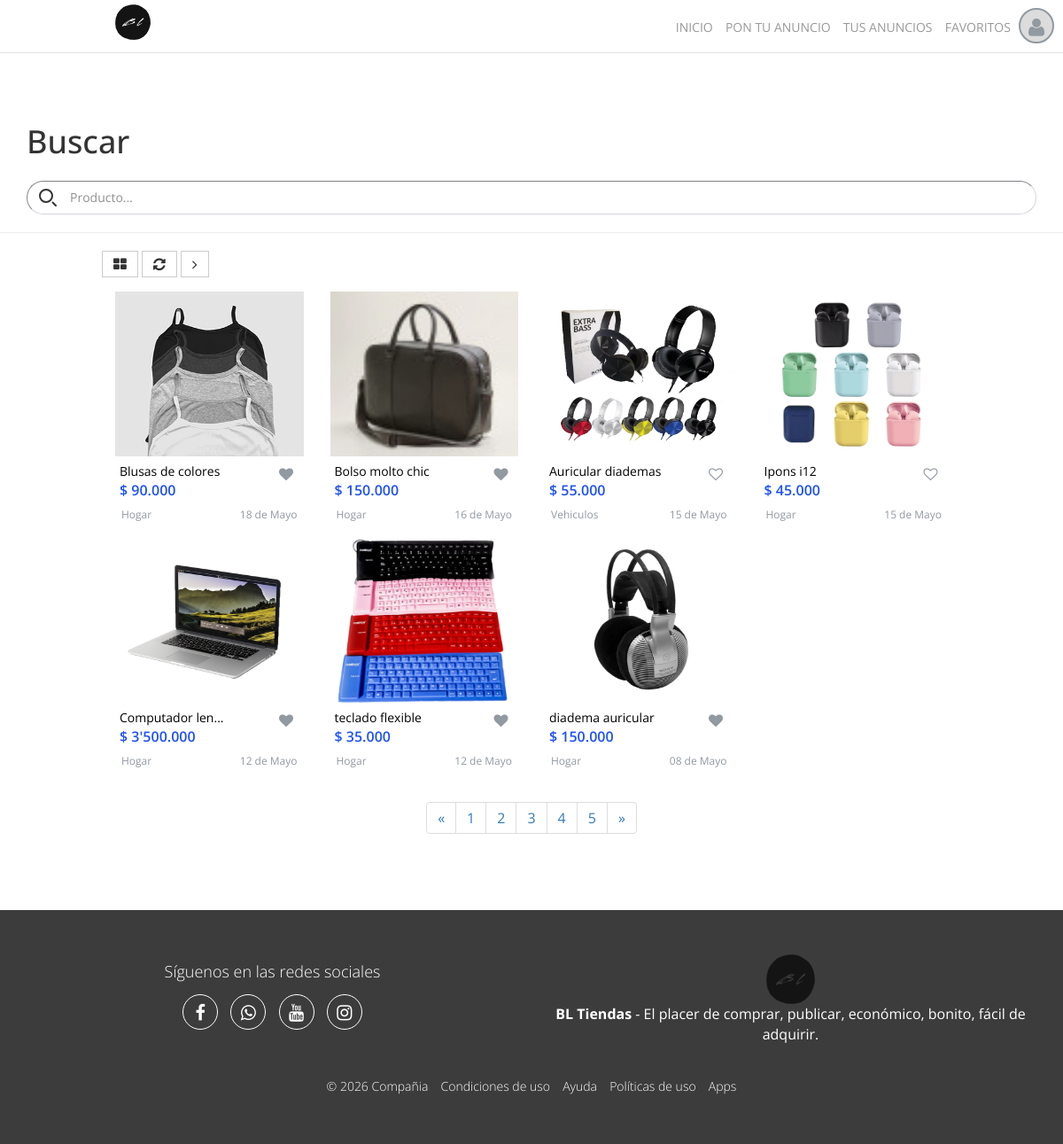
Screenshot of /vistasnew/index.php (signed in) with the database file from the repository.
### tables this page shows
CREATE TABLE `posts` (
  `post_id` varchar(255) NOT NULL COMMENT 'id unico generado internamente con uuid antes de realizar el registro',
  `post_titulo` varchar(255) NOT NULL COMMENT 'Titulo del post',
  `post_descripcion` varchar(255) NOT NULL COMMENT 'descripcion del post',
  `post_precio` int(255) NOT NULL COMMENT 'precio sin caracteres especiles',
  `post_contacto` int(255) NOT NULL COMMENT 'numero de contacto',
  `post_categoria` varchar(255) NOT NULL COMMENT 'categoria de la publicacion',
  `post_ciudad` varchar(255) NOT NULL COMMENT 'ciudad del post',
  `post_ruta_imagen` varchar(255) NOT NULL COMMENT 'ruta de la imagen data por un uniqid uuid generado internamente antes de guardar el registro',
  `post_ruta_imagen2` varchar(255) DEFAULT NULL COMMENT '	ruta de la imagen data por un uniqid uuid generado internamente antes de guardar el registro',
  `post_ruta_imagen3` varchar(255) DEFAULT NULL COMMENT '	ruta de la imagen data por un uniqid uuid generado internamente antes de guardar el registro',
  `post_id_usuario` varchar(255) NOT NULL COMMENT 'id del usuario que creó el post',
  `post_vistas` int(11) NOT NULL DEFAULT 0,
  `post_fecha` datetime NOT NULL DEFAULT current_timestamp() COMMENT 'fecha de publicacion',
  `post_estado` int(11) NOT NULL DEFAULT 1 COMMENT '1: activo; 0: inactivo; 2: vendido;'
);

CREATE TABLE `categorias` (
  `cat_id` varchar(255) NOT NULL COMMENT 'id unico generado internamente con uuid antes de realizar el registro',
  `cat_nombre` varchar(255) NOT NULL COMMENT 'nombre de la categoria',
  `cat_fecha` datetime NOT NULL DEFAULT current_timestamp() COMMENT 'fecha de publicacion',
  `cat_estado` int(255) NOT NULL DEFAULT 1 COMMENT '1: activo; 0: inactivo;'
);

### php/funciones.php (the view, shortened to what this page needs)
            <?php
    function consultarNombreCat($id,$marcar=false){
        include 'conexion-bd.php';
        if ($id=="") {
            return 'Sin categoria';
        }else{
            $consultarNombreCat= mysqli_query($conexion,"SELECT * FROM categorias WHERE cat_id = '$id'");
            $mostrarNombreCat = mysqli_fetch_array($consultarNombreCat);
            if ($marcar) {
                return '<b class="marcarAc">'.$mostrarNombreCat['cat_nombre'].'</b>';
            }else {
                return $mostrarNombreCat['cat_nombre'];
            }
        }
    }
            ?>
            <?php
    function formatoAPrecio($precio){
        $formato_base = number_format($precio, 0, ',', '.');
        return preg_replace('/\.(\d{3}\.\d{3})($|\D)/', "'$1", $formato_base);
    }
    function formatoAFecha($fecha,$hora=false,$soloHora=false,$diaMes=false){
        $mes = array("","Enero",
                  "Febrero",
                  "Marzo",
                  "Abril",
                  "Mayo",
                  "Junio",
                  "Julio",
                  "Agosto",
                  "Septiembre",
                  "Octubre",
                  "Noviembre",
                  "Diciembre");
        if ($diaMes) {
            $fechaCF=date('d',strtotime($fecha)) . " de " . $mes[date('n',strtotime($fecha))];
        }
        return $fechaCF;
    }
    function buscarProducto($palabra,$sesion=false) {
        include 'conexion-bd.php';
        if ($sesion) {
            $idUserSession = $_SESSION['idUserSessionBL'];
            $palabra = mysqli_real_escape_string($conexion,$palabra);
            if ($palabra) {
                $consultaPost= mysqli_query($conexion,"SELECT * FROM posts WHERE post_estado = 1 AND post_titulo LIKE '%$palabra%' OR post_descripcion LIKE '%$palabra%' OR post_categoria LIKE '%$palabra%' OR post_id LIKE '%$palabra%' ORDER BY post_fecha DESC ");
                $conteo_resultados = mysqli_num_rows($consultaPost);
                if($conteo_resultados  == 0){ ?>
                    <div class="alert alert-danger text-center" role="alert">
                        <h4 class="alert-heading bold">¡Sin resultados!</h4>
                        <p>No se encontró resultados para tu busqueda "<?php echo $palabra; ?>".</p>
                    </div>
                <?php }
            }else {
                $consultaPost= mysqli_query($conexion,"SELECT * FROM posts WHERE post_estado = 1 ORDER BY post_fecha DESC");
            }
            while ($post = mysqli_fetch_array($consultaPost)) {
                if (strlen ( $post['post_titulo'])>23) {
                    $tituloPost = substr($post['post_titulo'],0,14).'...';
                }else {
                    $tituloPost = $post['post_titulo'];
                }
                $precioCF = formatoAPrecio($post['post_precio']);
                $fecha = formatoAFecha($post['post_fecha'],1,1,1);
                $categoria = consultarNombreCat($post['post_categoria']);
                $resultadoExisFavo = consultarExistenciaProdFavo($post['post_id'],$idUserSession);
                if ($resultadoExisFavo == 'true') {
                    $classFav = 'fa-heart';
                }else{
                    $classFav = 'fa-heart-o';
                }
            ?>
                <?php $isSold = ($post['post_estado'] == 2); ?>
                <div class="col-11 col-sm-6 col-md-4 col-lg-3 post" <?php if($isSold){ echo 'style="background: rgba(255,0,0,0.06);"'; } ?> >
                    <figure class="full-width post-img">
                        <img src="<?php echo $post['post_ruta_imagen'];?>" alt="<?php echo $tituloPost;?>" class="img-responsive">
                    </figure>
                    <div class="full-width post-info">
                        <a href="post.php?id_post=<?php echo $post['post_id']; ?>" class="full-width post-info-title"><?php echo $tituloPost;?></a>
                        <p class="full-width post-info-price"><?php echo '$ '.$precioCF; ?></p>
                        <span class="post-info-zone"><?php echo $categoria; ?></span>
                        <span class="post-info-date"><?php echo $fecha; ?></span>
                        <i class="fa <?php echo $classFav; ?> post-info-like btn-favorito" data-producto="<?php echo $post['post_id']; ?>" onclick="toggleFavorito(this)"></i>
                    </div>
                </div>
            <?php
            }
        }
    }
    function consultarExistenciaProdFavo($producto_id,$idUserSession) {
        include 'conexion-bd.php';
        $verificarExistencia = mysqli_query($conexion,"SELECT fav_id FROM favoritos WHERE fav_id_post = '$producto_id' AND fav_id_usuario = '$idUserSession'");
        $resultado = mysqli_num_rows($verificarExistencia);
        if($resultado > 0){
            return 'true';
        }else{
            return 'false';
        }
    }
?>

### vistasnew/index.php (shortened to what this page needs)
<?php
    if($_SESSION['emailBS']){
        include '../php/funciones.php';
?>
<!DOCTYPE html>
<html lang="es">
<head>
	<?php include('../includes/link.php'); ?>
</head>
<body>
	<?php include('../includes/navnew.php'); ?>
	<section class="section">
		<div class="container">
			<div class="row">
				<div class="col-xs-12">
                    <h1 class="text-xl font-semibold">Buscar</h1>
					<form class="max-w-md mx-auto mt-4" id="formBusquedaProductos">
                        <div class="position-relative">
                            <div class="position-absolute inset-y-0 start-3 d-flex align-items-center ps-3 pointer-events-none p-0">
                            </div>
                            <input type="search" id="busquedaProductos" class="py-2 pl-5 ps-9" placeholder="Producto..." required />
                        </div>
                    </form>
				</div>
			</div>
		</div>
		<hr>
		<div class="container-fluid">
			<div class="row d-flex justify-content-center align-items-center">
				<div class="col-xs-11 col-sm-9 col-md-10">
					<div class="full-widht">
						<i class="fa fa-th-large btn btn-default hidden-xs btn-change-post"></i>
						<i class="fa fa-refresh btn btn-default"></i>
						<i class="fa fa-angle-right btn btn-default"></i>
					</div>
					<div class="row container-fluid pt-3" id="resultadosBusqueda">
						<?php buscarProducto("", true) ?>
                    </div>
					<nav class="text-center">
						<ul class="pagination">
							<li>
							  	<a href="#" aria-label="Previous">
							    	<span aria-hidden="true">&laquo;</span>
							  	</a>
							</li>
							<li><a href="#">1</a></li>
							<li><a href="#">2</a></li>
							<li><a href="#">3</a></li>
							<li><a href="#">4</a></li>
							<li><a href="#">5</a></li>
							<li>
							  	<a href="#" aria-label="Next">
							    	<span aria-hidden="true">&raquo;</span>
							  	</a>
							</li>
						</ul>
					</nav>
				</div>
			</div>
		</div>
	</section>
	<?php include('../includes/footer.php'); ?>
</body>
</html>
<?php
	}else{
        header("location: ../vistas/index.php");
    }
?>

### includes/link.php (shortened to what this page needs)
<link rel="stylesheet" href="../css/main.css">
<link rel="stylesheet" href="../includes/iconos/stylee.css">

### includes/navnew.php (shortened to what this page needs)
<div class="full-width NavBar">
    <div class="full-width text-semi-bold NavBar-logo">
        <img src="../assets/img/logo.png" alt="Logotipo de la web">
    </div>
    <nav class=" full-width NavBar-Nav">
        <ul class="list-unstyled full-width menu-mobile-c">
            <li>
                <a href="index.php">
                    <i class="fa fa-home fa-fw hidden-md hidden-lg" aria-hidden="true"></i> INICIO
                </a>
            </li>
            <li>
                <a href="adcommercial.php">
                    <i class="fa fa-pencil-square-o fa-fw hidden-md hidden-lg" aria-hidden="true"></i>  PON TU ANUNCIO
                </a>
            </li>
            <li>
                <a href="yourlistado.php">
                    <i class="fa fa-object-group fa-fw hidden-md hidden-lg" aria-hidden="true"></i> TUS ANUNCIOS
                </a>
            </li>
            <li>
                <a href="favorites.php">
                    <i class="fa fa-heart-o fa-fw hidden-md hidden-lg" aria-hidden="true"></i> FAVORITOS
                </a>
            </li>
            <li class="hidden-xs hidden-sm"><i class="fa fa-user NavBar-Nav-icon btn-PopUpLogin" aria-hidden="true"></i></li>
        </ul>
    </nav>
</div>

### includes/footer.php
<footer class="full-width footer">
    <div class="container">
        <div class="row">
            <div class="col-xs-12 col-sm-6">
                <h4 class="text-light text-center">Síguenos en las redes sociales</h4>
                <ul class="list-unstyled fullwidth text-center footer-social">
                    <li>
                        <a href="https://www.facebook.com/profile.php?id=100083472725927&mibextid=ZbWKwL" target="_blank">
                            <i class="fa fa-facebook" aria-hidden="true"></i>
                        </a>
                    </li>
                    <li>
                        <a href="https://wa.me/573233858522?text=Hola,%20me%20gustaría%20saber%20más%20información%20acerca%20de%20..." target="_blank">
                            <i class="fa fa-whatsapp" aria-hidden="true"></i>
                        </a>
                    </li>
                    <li>
                        <a href="#!">
                            <i class="fa fa-youtube" aria-hidden="true"></i>
                        </a>
                    </li>
                    <li>
                        <a href="https://www.instagram.com/bltiendasoficial/" target="_blank">
                            <i class="fa fa-instagram" aria-hidden="true"></i>
                        </a>
                    </li>
                </ul>
            </div>
            <div class="col-xs-12 col-sm-6 text-center">
                <a href="./index.php" class="focus-none"><img src="../assets/img/logo.png"  width="10%"></a>
                <p><b>BL Tiendas</b> - El placer de comprar, publicar, económico, bonito, fácil de adquirir.</p>
            </div>
        </div>
    </div>
    <br>
    <div class="container">
        <div class="col-xs-12">
            <ul class="list-unstyled text-center full-width footer-copyright">
                <li>&copy; 2026 Compañia</li>
                <li><a href="./conditions.php">Condiciones de uso</a></li>
                <li><a href="./help.php">Ayuda</a></li>
                <li><a href="./policies.php">Políticas de uso</a></li>
                <li><a href="#!">Apps</a></li>
            </ul>
        </div>
    </div>
</footer>

### css/main.css (style rules this page uses)
body, html { padding: 0; margin: 0; position: relative; width: 100%; height: 100%; font-family: 'Open Sans', sans-serif; font-size: 16px; text-decoration: none !important; outline: none !important; }
.text-light { font-weight: 300; }
.text-semi-bold { font-weight: 600; }
.full-width { width: 100%; margin: 0; padding: 0; box-sizing: border-box; }
.section { padding: 60px 0; }
.NavBar, .NavBar-logo, .NavBar-Nav, .NavBar-Nav ul, .NavBar-Nav ul div { height: 60px; line-height: 60px; position: relative; }
.NavBar { border-bottom: 1px solid #E1E1E1; }
.NavBar-logo, .NavBar-Nav { position: absolute; top: 0; }
.NavBar-logo { width: 25%; left: 0; color: #333; font-size: 27px; text-align: center; }
.NavBar-logo figure, .NavBar-logo figure img, .NavBar-logo img { margin: 0 auto; padding: 0; height: 50px; display: block; }
.NavBar-logo img, .NavBar-logo figure img { padding-top: 5px; padding-bottom: 5px; }
.NavBar-Nav { width: 75%; right: 0; text-align: right; padding-right: 10px; }
.NavBar-Nav ul li { display: inline-block; margin: 0; padding: 0; position: relative; text-align: right; }
.NavBar-Nav ul li a { box-sizing: border-box; text-align: center; font-size: 14px; padding: 0 5px; color: #999; position: relative; transition: all .3s ease-in-out; display: block; }
.NavBar-Nav-icon { width: 40px; height: 40px; line-height: 40px; border-radius: 50%; border: 2px solid rgb(145, 153, 161); color: rgb(145, 153, 161); text-align: center; font-size: 23px; margin: 0; padding: 0; background-color: rgb(220, 220, 220); position: relative; cursor: pointer; top: 3px; }
.footer { background-color: #3C3C3C; color: #fff; padding: 50px 0; position: static !important; bottom: 0 !important; }
.footer ul li, .social-post li { display: inline-block; }
.footer ul li a { text-decoration: none; color: #fff; }
.footer-social li a i { width: 40px; height: 40px; line-height: 40px; margin: 5px; font-size: 20px; border-radius: 50%; border: 1px solid #FFF; transition: all .3s ease-in-out; }
.footer-copyright li { font-size: 14px; font-weight: 300; margin: 5px; }
.post { margin-bottom: 10px; color: #9199A1; }
.post-img, .post-info { position: relative; left: 0; }
.post>figure, .post>img, .post-img { height: 186px; top: 0; }
.post>figure>img, .post-img>img { width: 100%; height: 100%; }
.post-info { height: 82px; bottom: 0; padding: 5px; }
.post-info-title { font-size: 14px; color: #000000; text-decoration: none; }
.post-info-price { color: #1e51f6; font-size: 16px; font-weight: 600; }
.post-info-zone, .post-info-date, .post-info-like { position: absolute; }
.post-info-zone, .post-info-date { bottom: 7px; font-size: 12px; }
.post-info-zone { left: 7px; }
.post-info-date { right: 7px; }
.post-info-like { right: 7px; top: 7px; height: 25px; width: 25px; line-height: 27px; text-align: center; border-radius: 100%; background-color: #fff; cursor: pointer; }

### includes/popup.php (style rules this page uses)
.post-info-like { transition: transform .18s ease, color .18s ease; }

### rows the page displays
posts: post_ruta_imagen (picture), post_titulo "Blusas de colores", post_precio "90.000", post_categoria.cat_nombre "Hogar", post_fecha "18 de Mayo"
posts: post_ruta_imagen (picture), post_titulo "Bolso molto chic", post_precio "150.000", post_categoria.cat_nombre "Hogar", post_fecha "16 de Mayo"
posts: post_ruta_imagen (picture), post_titulo "Auricular diademas", post_precio "55.000", post_categoria.cat_nombre "Vehiculos", post_fecha "15 de Mayo"
posts: post_ruta_imagen (picture), post_titulo "Ipons i12", post_precio "45.000", post_categoria.cat_nombre "Hogar", post_fecha "15 de Mayo"
posts: post_ruta_imagen (picture), post_titulo "Computador len...", post_precio "3'500.000", post_categoria.cat_nombre "Hogar", post_fecha "12 de Mayo"
posts: post_ruta_imagen (picture), post_titulo "teclado flexible", post_precio "35.000", post_categoria.cat_nombre "Hogar", post_fecha "12 de Mayo"
posts: post_ruta_imagen (picture), post_titulo "diadema auricular", post_precio "150.000", post_categoria.cat_nombre "Hogar", post_fecha "08 de Mayo"
